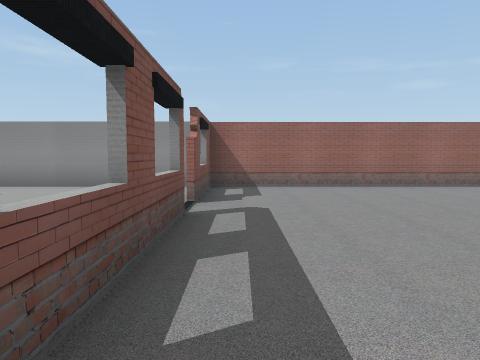
View 1 (above)

12 first-person views from a walk through a 3-D level made in the Unity game engine. The camera is 1.5 m above the floor, tilts 4° down and sees 70° across. The floor is counted in squares, 2 m on a side. Each view is taken from the middle of a square. On the plan, view 1 faces up. The plan holds only what a view shows up to about 11 squares ahead; the rest is blank. The player is left out. Some surface patterns are stand-ins.

View 2
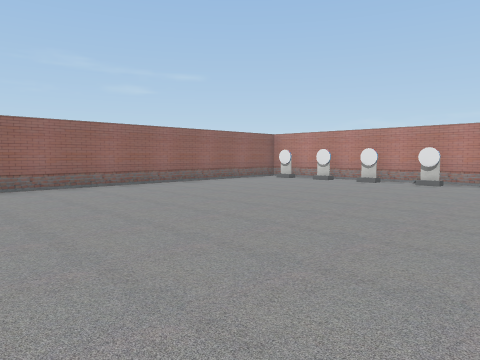

View 3
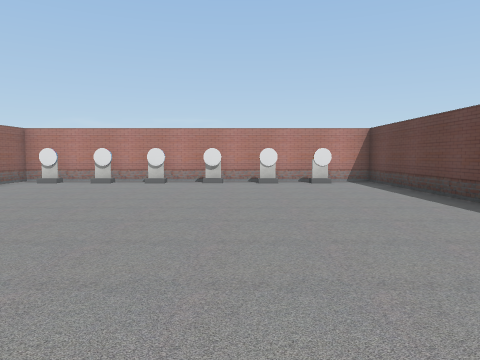

View 4
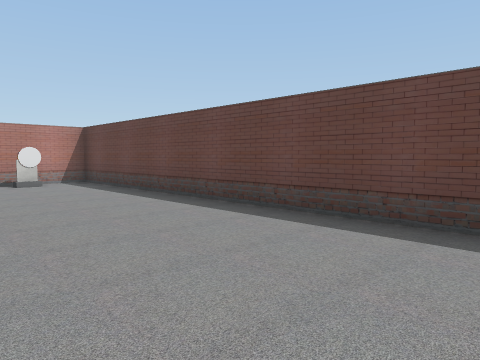

View 5
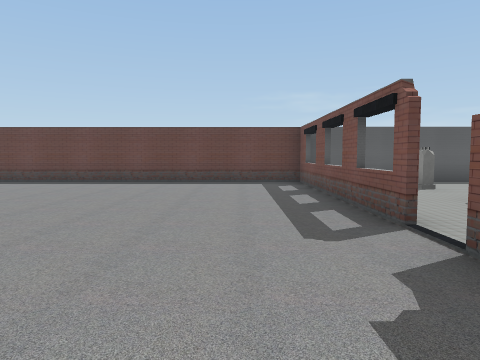

View 6
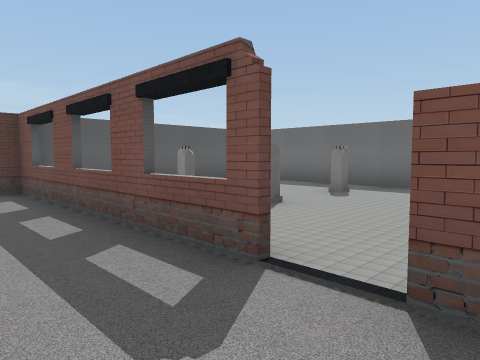

View 7
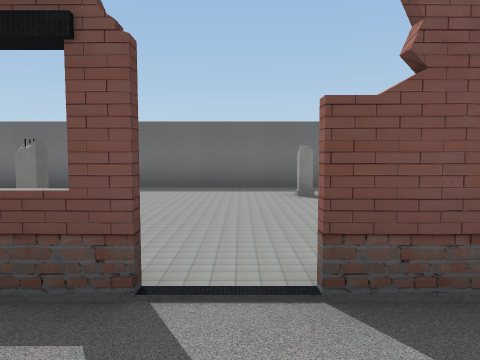

View 8
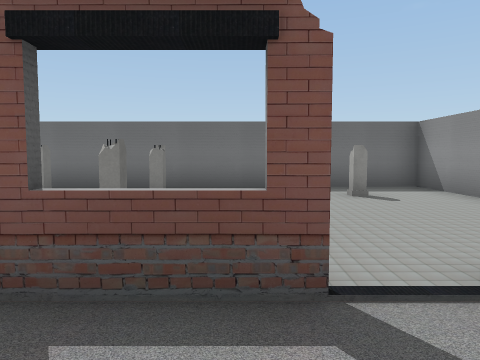

View 9
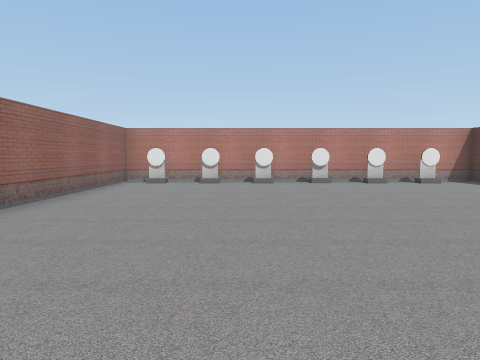

View 10
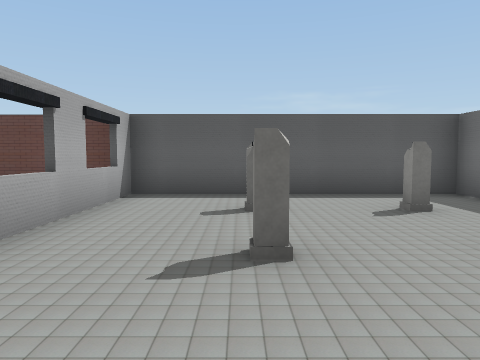

View 11
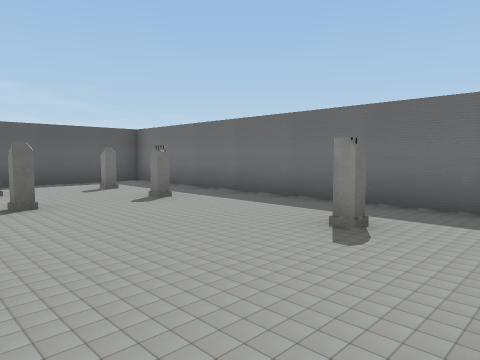

View 12
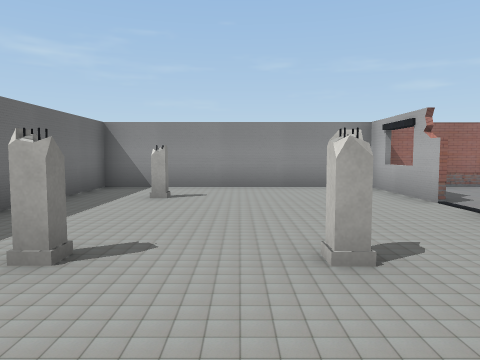

### Floor plan
Key: @ floor where view 1 was taken; # wall or solid block; . floor; = window, fence, low wall or low ledge; O other object.
Columns run from 8 left of view 1 to 12 right of it. Each row starts with its distance up from view 1.
  9 #####################
  8 #......#............#
  7 #......=...........O
  6 #..#...#...........O
  5 #...................#
  4 #......#...........O
  3 #......#...........O
  2 #..#.#.#............#
  1 #......#...........O
  0 #..#.#.#@..........O
 -1 #......#............#
 -2 #####################

Positions as (right, up) in squares from view 1, and headings:
1: (0, 0), facing up
2: (1, 0), facing up-right
3: (1, 2), facing right
4: (1, 2), facing down-right
5: (1, 8), facing down
6: (1, 6), facing down-left
7: (1, 5), facing left
8: (1, 4), facing left
9: (1, 5), facing right
10: (-3, 5), facing down
11: (-2, 8), facing down-left
12: (-4, 0), facing up
